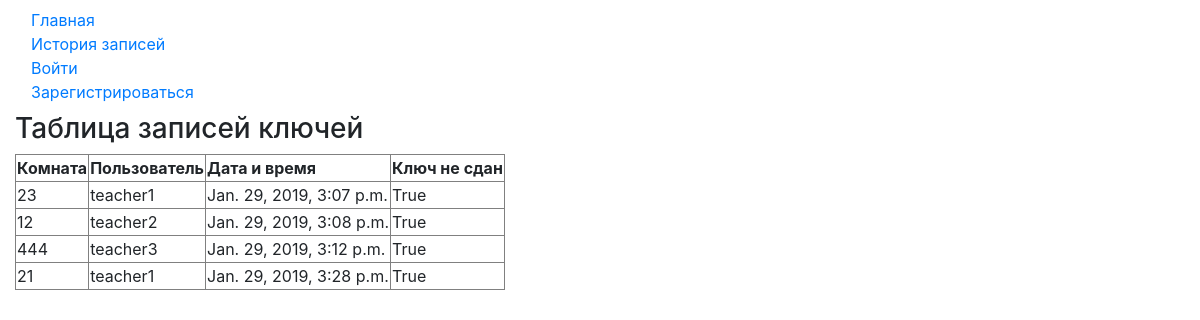
/keeper/history/, run on an earlier commit of the app's database.
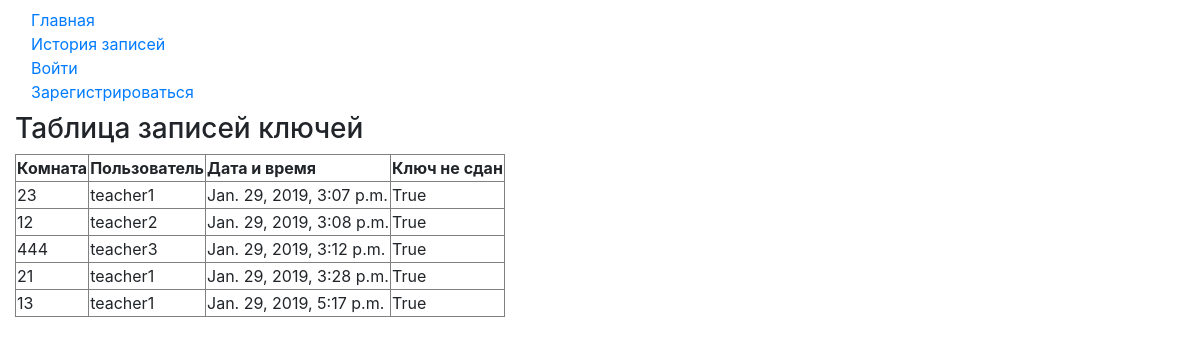
And on a later commit of the database.
### keeper/models.py (models this page shows, shortened)
class History(models.Model):
    key = models.IntegerField()
    time_cr = models.DateTimeField(default=timezone.now)
    user_id = models.ForeignKey(User, on_delete=models.CASCADE)
    active = models.BooleanField(default=True)

### keeper/views.py (the view)
# urls.py: path('history/', views.history, name='history'),
def history(request):
    hist_list = History.objects.all()
    context = {'hist_list': hist_list}
    return render(request, 'history.html', context)

### keeper/templates/history.html (shortened to what this page needs)
<!DOCTYPE html>
<html lang="en">
<head>
    <link rel="stylesheet" href="https://stackpath.bootstrapcdn.com/bootstrap/4.2.1/css/bootstrap.min.css">
</head>
<body>
{% include "includes/nav_bar.html" %}
<div class="container-fluid">
    {% if hist_list %}
            <h3>Таблица записей ключей</h3>
            <table border="1">
            <tr>
                <th>Комната</th>
                <th>Пользователь</th>
                <th>Дата и время</th>
                <th>Ключ не сдан</th>
            </tr>
            {% for elem in hist_list %}
                <tr><td>{{ elem.key }}</td> <td>{{ elem.user_id.username }}</td> <td>{{ elem.time_cr }}</td> <td>{{elem.active}}</td> </tr>
            {% endfor %}
            </table>
    {% else %}
        <p>No history yet</p>
    {% endif %}
</div>
</body>
</html>

### keeper/templates/includes/nav_bar.html
<nav class="navbar navbar-default">
    <div class="container-fluid">
        <div>
            <ul class="navbar-nav nav">
                <li class="active"><a href="{% url 'keeper:index' %}">Главная</a></li>
                <li><a href="{% url 'keeper:history' %}">История записей</a></li>
                <li><a href="{% url 'keeper:login' %}">Войти</a></li>
                <li><a href="{% url 'keeper:register' %}">Зарегистрироваться</a></li>
            </ul>
        </div>
    </div>
</nav>

What changed in the data, as far as the page shows it:
added History: key "13", user_id.username "teacher1", time_cr "Jan. 29, 2019, 5:17 p.m.", active "True"
